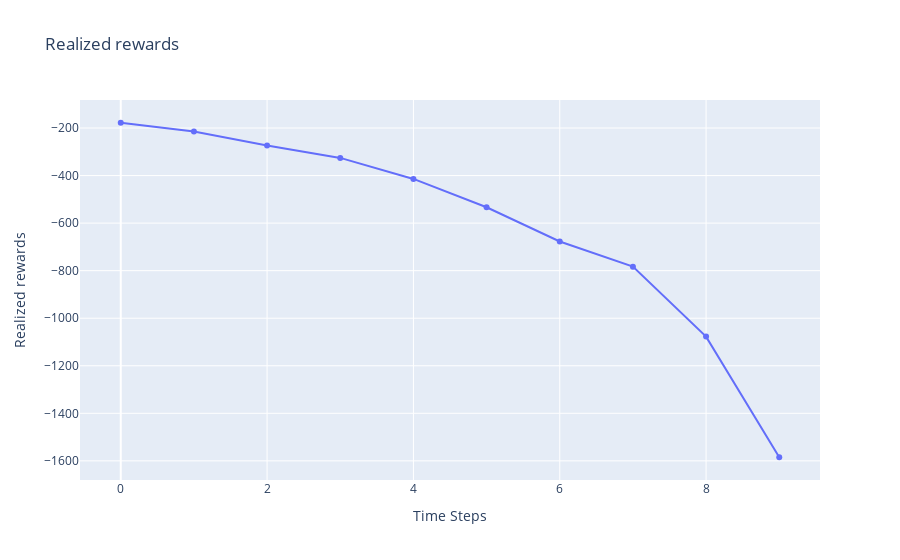

Write notebook code for a chart like this one.
### Code cell
import plotly.express as px 
import plotly.graph_objects as go 

fig = go.Figure()
fig.add_trace(go.Scatter(y = realized_rewards.detach().numpy()[1],
                         name = 'realized rewards'))
fig.update_layout(title='Realized rewards',
                   xaxis_title='Time Steps',
                   yaxis_title='Realized rewards')

### Figure 1 — Plotly figure (JSON) as saved in the notebook; plotly's stock layout.template omitted (floating-point values rounded to 4 significant figures)
{"data": [{"name": "realized rewards", "type": "scatter", "y": [-177.8, -215.0, -273.1, -325.7, -414.2, -533.2, -677.4, -783.1, -1077.0, -1585.0]}], "layout": {"title": {"text": "Realized rewards"}, "xaxis": {"title": {"text": "Time Steps"}}, "yaxis": {"title": {"text": "Realized rewards"}}}}
